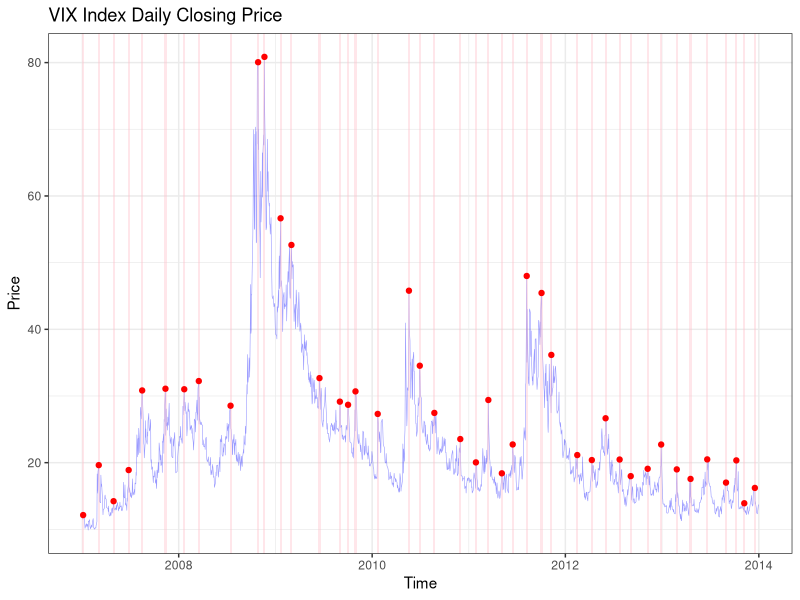

Source code (R):
#Time-series Data Visualization using ggplot

library(ggplot2)
data = read.csv("vix_timeseries_data.csv",header = T,stringsAsFactor=F)
data$Date <- as.Date(as.character(data$Date),format = "%Y%m%d")
data_date = data$Date
data_price = data$Vix_Price

#find local maximas 1D algorithm 
find_local_maximas <- function (x, m){
  shape <- diff(sign(diff(x, na.pad = FALSE)))
  local_maximas <- sapply(which(shape < 0), FUN = function(i){
    z <- i - m + 1
    z <- ifelse(z > 0, z, 1)
    w <- i + m + 1
    w <- ifelse(w < length(x), w, length(x))
    if(all(x[c(z : i, (i + 2) : w)] <= x[i + 1])) return(i + 1) else return(numeric(0))
  })
  local_maximas <- unlist(local_maximas)
  local_maximas
} #source: https://github.com/stas-g/findPeaks

#create a data frame for local maximas only
peak_index = find_local_maximas(data_price, m = 15) 
local_maxima_result <-data.frame(Date = data_date[peak_index],Vix_Price = data_price[peak_index])
local_date = local_maxima_result$Date
local_peak = local_maxima_result$Vix_Price
dt = 4

#visualize Vix time-series data
ggplot() +
  geom_line(mapping = aes(data_date,data_price),color = "blue",size = 0.2,alpha = 0.4) + theme_bw() +
  labs(title = "VIX Index Daily Closing Price", x = "Time", y = "Price") +
  geom_rect(data = local_maxima_result, mapping = aes(xmin = local_date - dt, xmax = local_date + dt, 
            ymin = -Inf, ymax = +Inf),fill = 'pink',alpha = 0.4,linetype = "blank") +
  geom_point(data = local_maxima_result, mapping = aes(x = local_date, y = local_peak),
             color = "red", size = 1.5)




